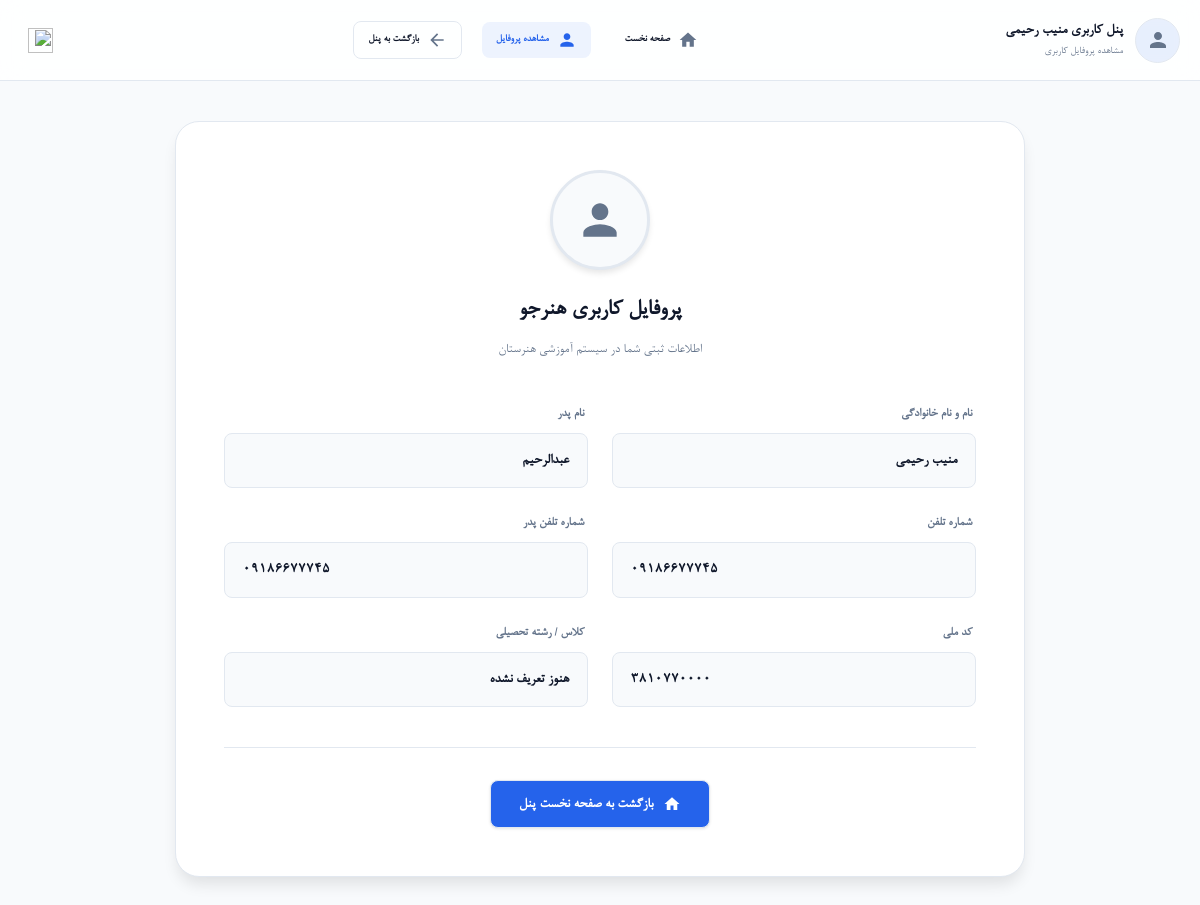
The page /profile.php (signed in) on the database its author committed.
### tables this page shows
CREATE TABLE `students` (
  `Stu_ID` int(11) NOT NULL,
  `Stu_fullName` varchar(50) NOT NULL,
  `Stu_nationalCode` varchar(10) NOT NULL,
  `Stu_phone` varchar(11) NOT NULL,
  `Stu_fatherName` varchar(30) NOT NULL,
  `Stu_fatherPhone` varchar(11) NOT NULL,
  `Stu_classID` int(2) NOT NULL
);

### profile.php (the view, shortened to what this page needs)
<?php
include("connect.php");
$id = $_SESSION["ID"];
$sql = " select * from students where Stu_ID = :id LIMIT 1";
$stmt = $connect->prepare($sql);
$stmt->bindParam(":id", $id, PDO::PARAM_STR);
$stmt->execute();
$user = $stmt->fetch(PDO::FETCH_ASSOC);
?>
<!doctype html>
<html lang="fa" dir="rtl">
<head>
  <link rel="stylesheet" href="styles/panel_style.css" />
  <link rel="stylesheet" href="styles/profile_style.css" />
  <link rel="stylesheet" href="https://cdn.jsdelivr.net/npm/vazirmatn@33.0.3/Vazirmatn-font-face.css" />
  <link rel="stylesheet" href="styles/font.css">
</head>
<body>
  <header class="panel-header">
    <div class="panel-container header-wrapper">
      <div class="user-profile-brief">
        <div class="user-avatar-mini">
          <svg viewBox="0 0 24 24" class="avatar-svg-placeholder">
            <path
              d="M12 12c2.21 0 4-1.79 4-4s-1.79-4-4-4-4 1.79-4 4 1.79 4 4 4zm0 2c-2.67 0-8 1.34-8 4v2h16v-2c0-2.66-5.33-4-8-4z" />
          </svg>
        </div>
        <div class="user-info-text">
          <span>پنل کاربری <?php echo ($user["Stu_fullName"]); ?></span>
          <small>مشاهده پروفایل کاربری</small>
        </div>
      </div>
      <nav class="panel-nav" id="panelNav">
        <a href="panel.php">
          <svg viewBox="0 0 24 24" class="nav-svg-icon">
            <path d="M10 20v-6h4v6h5v-8h3L12 3 2 12h3v8z" />
          </svg>
          صفحه نخست
        </a>
        <a href="#" class="active">
          <svg viewBox="0 0 24 24" class="nav-svg-icon">
            <path
              d="M12 12c2.21 0 4-1.79 4-4s-1.79-4-4-4-4 1.79-4 4 1.79 4 4 4zm0 2c-2.67 0-8 1.34-8 4v2h16v-2c0-2.66-5.33-4-8-4z" />
          </svg>
          مشاهده پروفایل
        </a>
        <a href="panel.php" class="back-link-btn">
          <svg viewBox="0 0 24 24" class="nav-svg-icon">
            <path d="M20 11H7.83l5.59-5.59L12 4l-8 8 8 8 1.41-1.41L7.83 13H20v-2z" />
          </svg>
          بازگشت به پنل
        </a>
      </nav>
      <div class="header-actions">
        <button class="theme-toggle" id="themeToggle" title="تغییر حالت شب و روز">
          <img src="images/icons/theme.png" width="25px" height="25px" />
        </button>
      </div>
    </div>
  </header>
  <main class="panel-container profile-layout">
    <section class="profile-card">
      <div class="profile-card-header">
        <div class="profile-avatar-large">
          <svg viewBox="0 0 24 24" class="large-avatar-svg">
            <path
              d="M12 12c2.21 0 4-1.79 4-4s-1.79-4-4-4-4 1.79-4 4 1.79 4 4 4zm0 2c-2.67 0-8 1.34-8 4v2h16v-2c0-2.66-5.33-4-8-4z" />
          </svg>
        </div>
        <h2 class="profile-student-name">پروفایل کاربری هنرجو</h2>
        <p class="profile-student-sub">اطلاعات ثبتی شما در سیستم آموزشی هنرستان</p>
      </div>
      <div class="profile-info-grid">
        <div class="info-item">
          <label>نام و نام خانوادگی</label>
          <div class="info-value-box">
            <span id="student_name"><?php echo ($user["Stu_fullName"]); ?></span>
          </div>
        </div>
        <div class="info-item">
          <label>نام پدر</label>
          <div class="info-value-box">
            <span id="father_name"><?php echo ($user["Stu_fatherName"]);
            ?></span>
          </div>
        </div>
        <div class="info-item">
          <label>شماره تلفن</label>
          <div class="info-value-box font-en">
            <span id="student_phone"><?php echo ($user["Stu_phone"]); ?></span>
          </div>
        </div>
        <div class="info-item">
          <label>شماره تلفن پدر</label>
          <div class="info-value-box font-en">
            <span id="father_phone"><?php echo ($user["Stu_fatherPhone"]);
            ?></span>
          </div>
        </div>
        <div class="info-item">
          <label>کد ملی</label>
          <div class="info-value-box font-en">
            <span id="national_id"><?php echo ($user["Stu_nationalCode"]); ?></span>
          </div>
        </div>
        <div class="info-item">
          <label>کلاس / رشته تحصیلی</label>
          <div class="info-value-box">
            <span id="student_class">هنوز تعریف نشده</span>
          </div>
        </div>
      </div>
      <div class="profile-actions-footer">
        <a href="panel.php" class="btn-back-home">
          <svg viewBox="0 0 24 24" class="btn-svg-icon">
            <path d="M10 20v-6h4v6h5v-8h3L12 3 2 12h3v8z" />
          </svg>
          بازگشت به صفحه نخست پنل
        </a>
      </div>
    </section>
  </main>
</body>
</html>

### styles/panel_style.css (style rules this page uses)
.btn-back-home { display: inline-flex; align-items: center; gap: 12px; background-color: var(--bg-card); color: var(--text-primary); border: 1px solid var(--border-color); padding: 14px 28px; border-radius: var(--radius-sm); font-size: 15px; font-weight: 700; text-decoration: none; box-shadow: var(--shadow-sm); transition: var(--transition-smooth); }
:root { --font-primary: "BNazanin", sans-serif; --bg-main: #f8fafc; --bg-card: #ffffff; --text-primary: #0f172a; --text-muted: #64748b; --border-color: #e2e8f0; --primary-color: #2563eb; --primary-hover: #1d4ed8; --success-color: #10b981; --danger-color: #ef4444; --shadow-sm: 0 1px 3px rgba(0, 0, 0, 0.1); --shadow-md: 0 4px 6px -1px rgba(0, 0, 0, 0.1); --shadow-lg: 0 10px 15px -3px rgba(0, 0, 0, 0.1); --radius-sm: 8px; --radius-md: 16px; --radius-lg: 24px; --transition-smooth: all 0.3s cubic-bezier(0.4, 0, 0.2, 1); }
* { margin: 0; padding: 0; box-sizing: border-box; font-family: var(--font-primary); text-decoration: none; list-style: none; }
body { background-color: var(--bg-main); color: var(--text-primary); line-height: 1.7; transition: background-color 0.3s ease, color 0.3s ease; overflow-x: hidden; font-family: var(--font-primary); }
.panel-container { width: 100%; max-width: 1240px; margin: 0 auto; padding: 0 20px; }
.panel-header { position: sticky; top: 0; z-index: 1000; background-color: rgba(255, 255, 255, 0.85); backdrop-filter: blur(12px); -webkit-backdrop-filter: blur(12px); border-bottom: 1px solid var(--border-color); transition: var(--transition-smooth); }
.header-wrapper { display: flex; align-items: center; justify-content: space-between; height: 80px; }
.user-profile-brief { display: flex; align-items: center; gap: 12px; }
.user-avatar-mini { width: 45px; height: 45px; border-radius: 50%; background-color: rgba(37, 99, 235, 0.1); color: var(--primary-color); display: flex; align-items: center; justify-content: center; font-size: 20px; border: 1px solid var(--border-color); }
.user-info-text { display: flex; flex-direction: column; }
.user-info-text span { font-weight: 800; font-size: 15px; color: var(--text-primary); }
.user-info-text small { font-size: 11px; color: var(--text-muted); }
.panel-nav { display: flex; align-items: center; gap: 20px; }
.panel-nav a { color: var(--text-primary); font-size: 11px; font-weight: 600; display: flex; align-items: center; gap: 8px; padding: 8px 14px; border-radius: var(--radius-sm); transition: var(--transition-smooth); }
.panel-nav a:hover, .panel-nav a.active { background-color: rgba(37, 99, 235, 0.08); color: var(--primary-color); }
.header-actions { display: flex; align-items: center; gap: 12px; }
.theme-toggle { background: none; border: none; font-size: 20px; color: var(--text-primary); cursor: pointer; transition: var(--transition-smooth); width: 40px; height: 40px; display: flex; align-items: center; justify-content: center; border-radius: 50%; }

### rows shown on the page
students: Stu_fullName "منیب رحیمی", Stu_fatherName "عبدالرحیم", Stu_phone "09186677745", Stu_fatherPhone "09186677745", Stu_nationalCode "3810770000"
